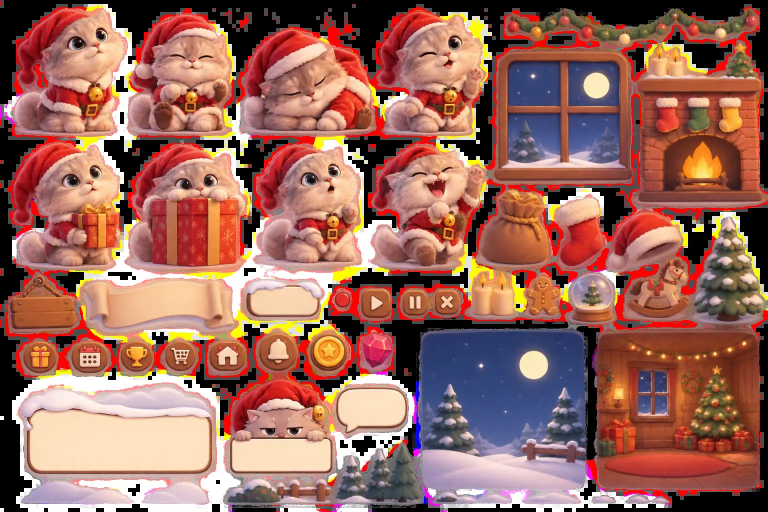
#> input picture assets-src/asset-blatt.webp, 1536 x 1024 px (shown at 1/2 size)
$ python upscale.py ../assets-src/asset-blatt.webp ../assets-src/peng-film.webp 5 ../assets-src/peng-film.webp
#> lines starting #> are read from the running program, lines starting #| are printed output that depends on the picture; after the words box and inside, x2 and y2 are one past the last pixel; in counts of white or black regions, pixels touching at a corner belong together
"""Upscale an RGBA image with EDSR (colour) + bicubic (alpha).
usage: upscale.py IN OUT SCALE MODEL_DIR   (needs opencv-contrib; models: EDSR_x{2,3,4}.pb)"""
import sys, time
import cv2
import numpy as np

src, dst, scale, models = sys.argv[1], sys.argv[2], int(sys.argv[3]), sys.argv[4]
img = cv2.imread(src, cv2.IMREAD_UNCHANGED)
#> img is the input picture: shape (1024, 1536, 4); mean B, G, R, A 92.4, 104.1, 155.3, 153
if img.shape[2] == 3:
    img = cv2.cvtColor(img, cv2.COLOR_BGR2BGRA)
bgr, alpha = img[..., :3].copy(), img[..., 3]
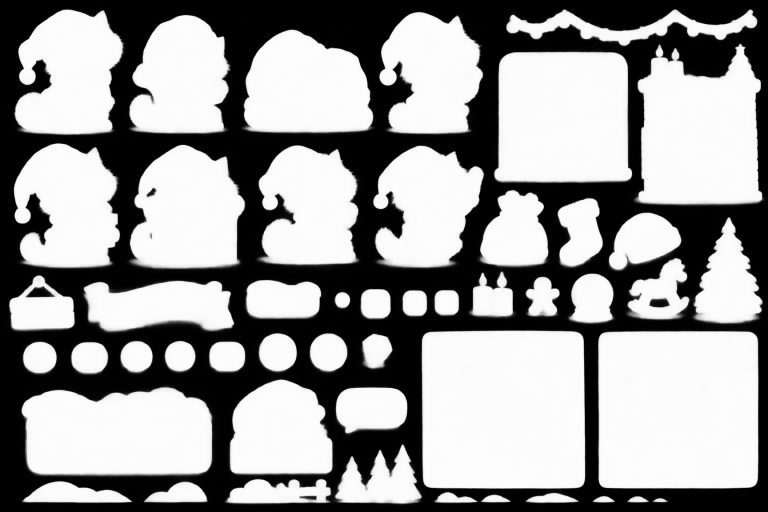
#> alpha: shape (1024, 1536) (shown at 1/2 size); min 0, max 254, mean 153

# bleed opaque colours into transparent areas so edges do not pick up the hidden background colour
known = (alpha > 200).astype(np.uint8)
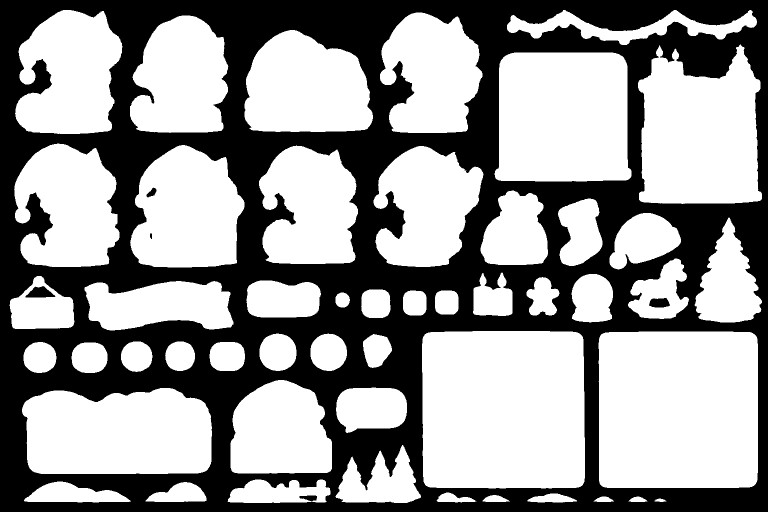
#> known: shape (1024, 1536) (shown at 1/2 size); values 0 (black) and 1 (white), 59.3% white; 6 black regions, box (x1, y1, x2, y2) and area: (0, 0, 1536, 1024) 638574, (51, 572, 111, 595) 863, (1298, 596, 1340, 615) 640, (599, 991, 634, 1003) 287, (293, 375, 313, 395) 214, (300, 466, 304, 478) 39
for _ in range(24):
    blur = cv2.blur(bgr.astype(np.float32) * known[..., None], (5, 5))
    w = cv2.blur(known.astype(np.float32), (5, 5))
    fill = (known == 0) & (w > 0)
    bgr[fill] = (blur[fill] / w[fill][:, None]).astype(np.uint8)
    known = np.where(fill, 1, known).astype(np.uint8)
#> this loop made 24 passes
#> pass 1, `blur = cv2.blur(bgr.astype(np.float32) * known[..., None], (5, 5))`:
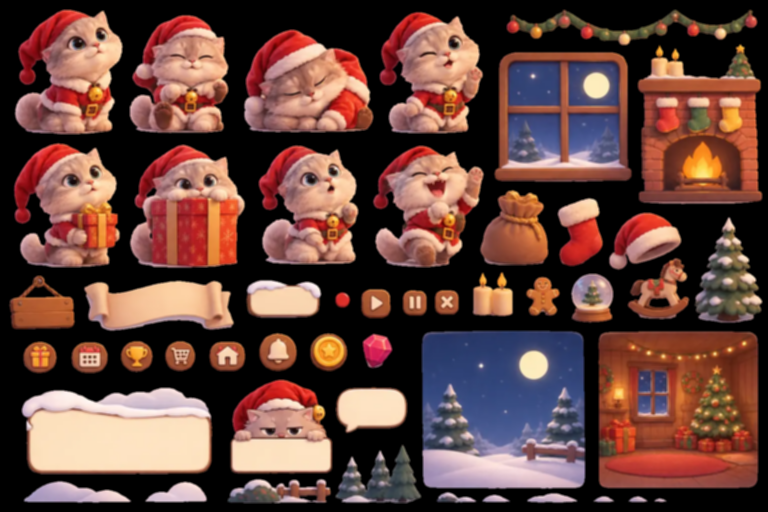
#> blur: shape (1024, 1536, 3) float32 (shown at 1/2 size); mean B, G, R 60.5, 67.5, 101
#> pass 1, `fill = (known == 0) & (w > 0)`:
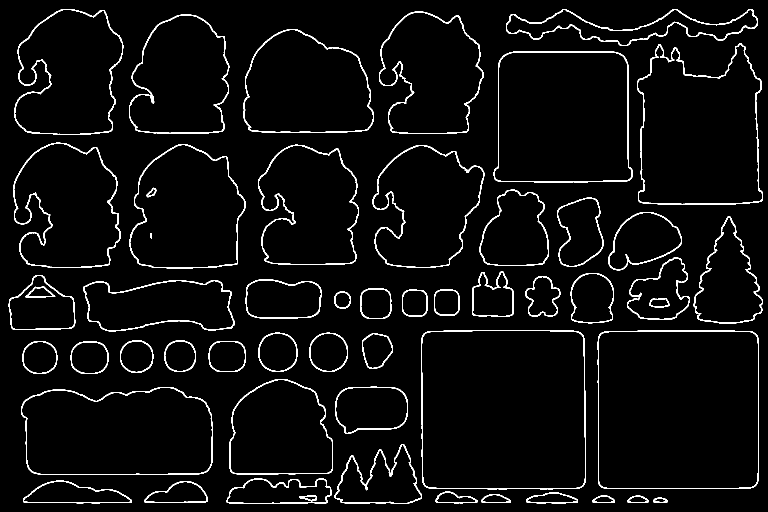
#> fill: shape (1024, 1536) bool (shown at 1/2 size); 4% white in thin lines or dots
#> after the loop:
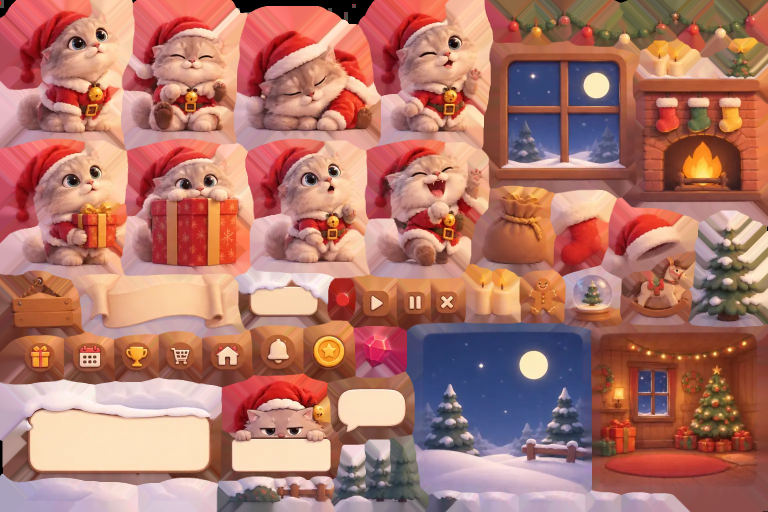
#> bgr: shape (1024, 1536, 3) (shown at 1/2 size); mean B, G, R 106.8, 118.7, 176.9
#> after the loop:
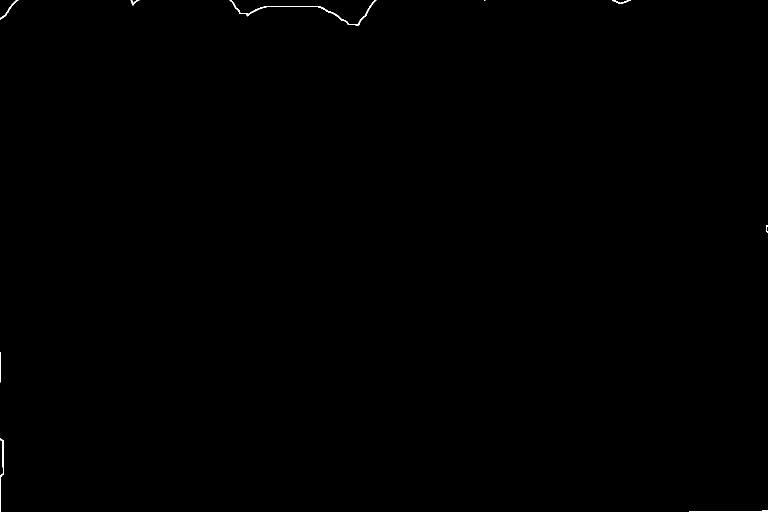
#> fill: shape (1024, 1536) bool (shown at 1/2 size); 0.12% white in thin lines or dots
#> after the loop:
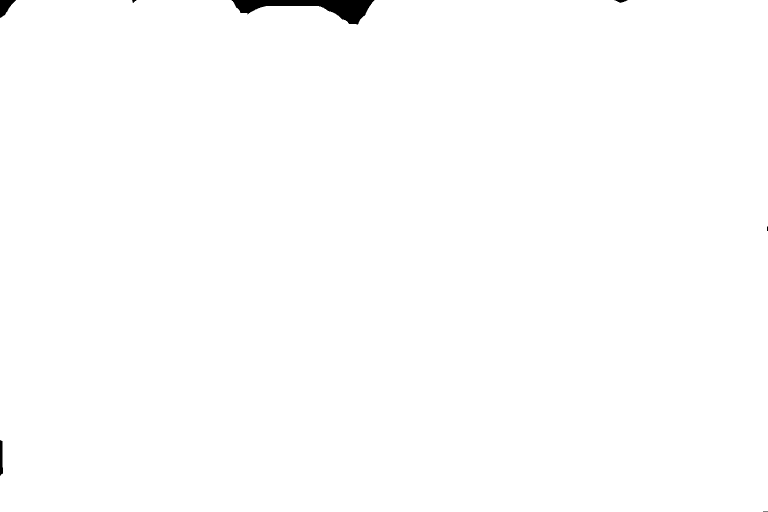
#> known: shape (1024, 1536) (shown at 1/2 size); values 0 (black) and 1 (white), 99.6% white; 7 black regions (2 under 20 px), largest, box (x1, y1, x2, y2) and area: (463, 0, 749, 49) 5865, (0, 0, 32, 36) 625, (0, 880, 6, 952) 353, (1229, 0, 1255, 6) 84, (264, 0, 273, 6) 29

sr = cv2.dnn_superres.DnnSuperResImpl_create()
#> (the run stopped early here; a loop or call above may not have finished)
